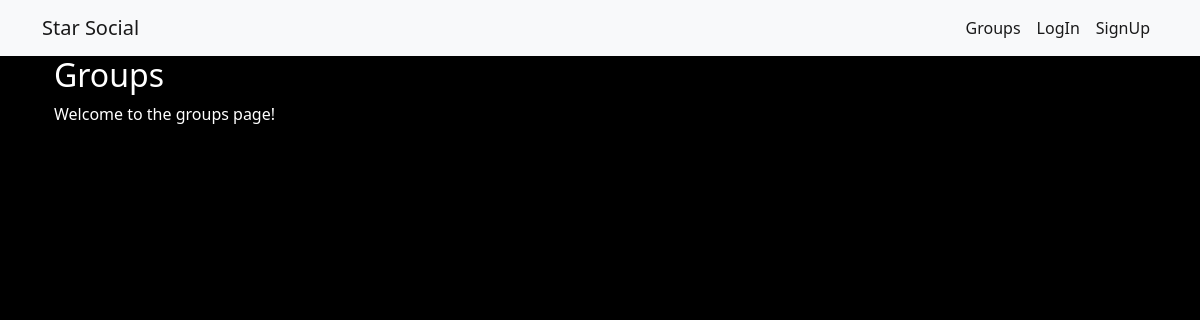
The page /groups/ on the database as committed earlier.
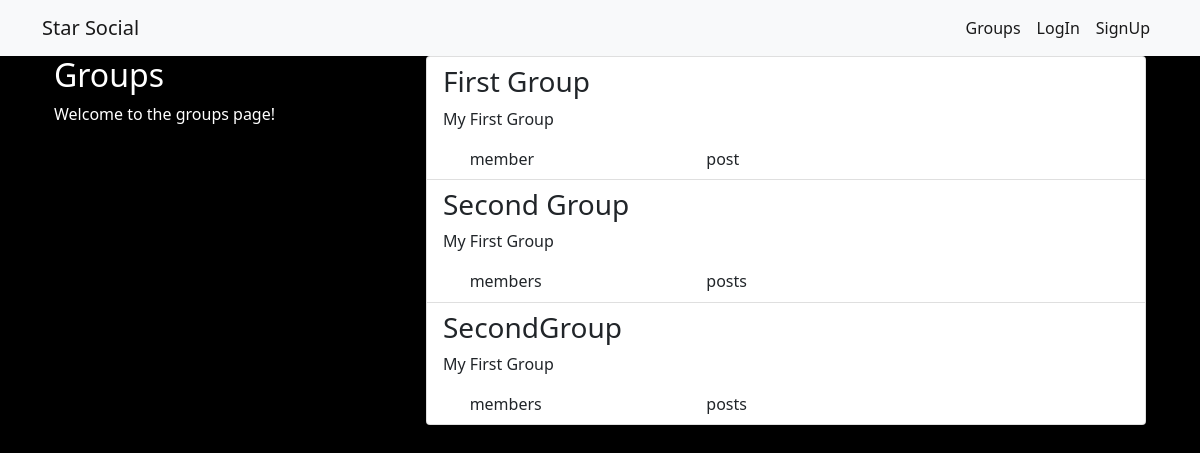
The same page on the database as committed later.
### groups/models.py (models this page shows, shortened)
class Group(models.Model):
    name = models.CharField(max_length = 255,unique = True)
    slug = models.SlugField(allow_unicode = True,unique=True)
    description = models.TextField(blank=True,default='')
    description_html = models.TextField(editable = False,default='',blank=True)
    members = models.ManyToManyField(User,through='GroupMember')
    class Meta():
        ordering = ['name']

### groups/views.py (the view)
class ListGroups(generic.ListView):
    model = Group

### groups/templates/groups/group_list.html (shortened to what this page needs)
{% extends 'groups/group_base.html' %}
{%block pregroup%}
    <div class="col-md-4">
        <div class="content">
                <h2>Groups</h2>
                <p> Welcome to the groups page! </p>
        </div>
    </div>
{% endblock %}
{%block group_content%}
    <div class="col-md-8">
        <div class="list-group">
            {%for group in object_list%}
            <a class="list-group-item" href="{%url 'groups:single' slug=group.slug %}">
                <h3 class="title list-group-item-heading">{{group.name}}</h3>
                <div class="list-group-item-text container-fuild">
                    {{group.description_html|safe}}
                        <div class="row">
                            <div class="col-md-4">
                                <span class='badge'>{{group.members.count}}</span>
                                member{{group.members.count|pluralize}}
                            </div>
                            <div class="col-md-4">
                                <span class="badge">{{group.posts.count}}</span>
                                post{{group.posts.count|pluralize}}
                            </div>
                        </div>
                </div>
            </a>
            {% endfor %}
        </div>
    </div>
{%endblock%}

### groups/templates/groups/group_base.html (shortened to what this page needs)
{% extends "base.html" %}
{% block content %}
    <div class="container">
        <div class="row">
            {%block pregroup %}{%endblock%}
            {%block group_content %}{%endblock%}
        </div>
    </div>
{%endblock%}

### templates/base.html (shortened to what this page needs)
<!DOCTYPE html>
{% load static %}
<html>
    <head>
        <link href="https://cdn.jsdelivr.net/npm/bootstrap@5.0.0-beta2/dist/css/bootstrap.min.css" rel="stylesheet">
        <link rel="stylesheet" href="{% static 'simplsocial/css/master.css' %}">
    </head>
    <body>
        <nav class="navbar navbar-expand-lg navbar-light bg-light" role="navigation" id="navbar">
            <div class="container">
                <a class="navbar-brand" href="{% url 'home' %}">Star Social</a>
                <ul class="nav navbar-nav navbar-right">
                    {%if user.is_authenticated %}
                        <li><a class="navbar-brand" href="{%url 'posts:create' %}"> Post </a></li>
                        <li><a class="navbar-brand" href="{%url 'groups:all' %}"> Groups </a></li>
                        <li><a class="navbar-brand" href="{%url 'groups:create' %}"> Create Group </a></li>
                        <li><a class="navbar-brand" href="{%url 'accounts:logout' %}"> LogOut </a></li>
                    {% else %}
                        <li class="nav-item"><a class="nav-link active" href="{%url 'groups:all' %}"> Groups</a></li>
                        <li class="nav-item"><a class="nav-link active"href="{% url 'accounts:login' %}"> LogIn</a></li>
                        <li class="nav-item"><a class="nav-link active"href="{% url 'accounts:signup' %}"> SignUp</a></li>
                    {%endif%}
                </ul>
            </div>
        </nav>
        <div class="container mycontent">
        {%block content%}
        {%endblock%}
        </div>
    </body>
</html>

### static/simplsocial/css/master.css (style rules this page uses)
body { margin:0; overflow: hidden; background-color:black; color: white; }

Rows that differ between the two databases and show on the page:
added Group: name "First Group", description_html "My First Group"
added Group: name "Second Group", description_html "My First Group"
added Group: name "SecondGroup", description_html "My First Group"
